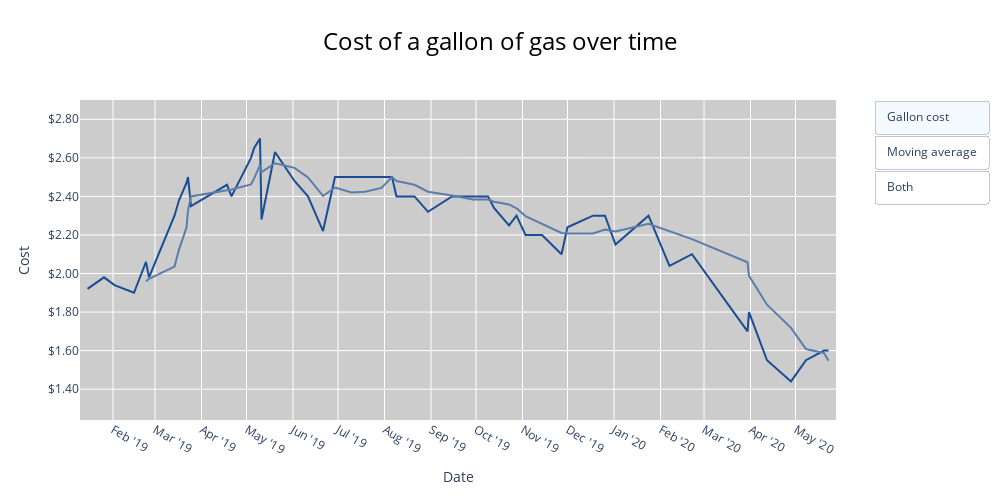

Notebook cell for this chart:
### Code cell
# Change line colors
X = df['date']
Y = df['gal_cost']

# format for finding tick vals
Y_t = Y * 10
range(math.floor(Y_t.min()), math.ceil(Y_t.max()), 2)

fig = go.Figure()
fig.add_trace(go.Scatter(x=df['date'],
                                y=df['gal_cost'],
                                mode='lines',
                                hovertemplate=df['gal_cost'].apply(money_format) + ' on ' + df['date'].dt.strftime('%b %d %Y'),
                                name='Gallon cost',
                                line=dict(color="#1A4D94")
))
fig.add_trace(go.Scatter(x=df['date'],
                                y=df['gal_cost'].rolling(window=5).mean(),
                                mode='lines',
                                hovertemplate='$' + round(df['gal_cost'].rolling(window=5).mean(),2).apply(lambda x: '{:.2f}'.format(x)) + ' on ' + df['date'].dt.strftime('%b %d %Y'),
                                name='Moving average',
                                line=dict(color="#5C7DAA")
))

fig.update_layout(
    showlegend=False,
    width=1000,
    height=500,
    updatemenus=[
        dict(
            type = "buttons",
            buttons=list([
                dict(
                    args=[dict(visible=[True, False]),
                            dict(title='Gallon Cost')],
                    label="Gallon cost",
                    method="restyle"
                ),
                dict(
                    args=[dict(visible=[False, True]),
                            dict(title='Moving average')],
                    label="Moving average",
                    method="restyle"
                ),
                dict(
                    args = [dict(visible=[True, True])],
                    label="Both",
                    method="restyle"
                )
            ]),
            direction='down',
            showactive=True,
            x=1.05,
            xanchor="left",
            yanchor="top"
        ),
    ],
    plot_bgcolor='#cccccc',
    title=dict(
        text='Cost of a gallon of gas over time',
        font=dict(
            size=24,
            color='#000000'
        ),
        x=.5
    ),
    xaxis=dict(
        title='Date',
        ticktext=pd.date_range(df['date'].min(),df['date'].max(),freq='MS').strftime("%b '%y").tolist(),
        tickvals=pd.date_range(df['date'].min(),df['date'].max(),freq='MS'),
        range=[df['date'].min() - dt.timedelta(days=5), df['date'].max() + dt.timedelta(days=5)]
    ),
    yaxis=dict(
        title='Cost',
        tickvals=[i/10 for i in range(math.floor(Y_t.min()), math.ceil(Y_t.max()) + 2, 2)],
        range=[df['gal_cost'].min() - .2, df['gal_cost'].max() + .2],
        ticktext=[money_format(i) for i in [i/10 for i in range(math.floor(Y_t.min()), math.ceil(Y_t.max()) + 2, 2)]]
    )
)

fig.show()

### Figure 1 — Plotly figure (JSON) as saved in the notebook; plotly's stock layout.template omitted (floating-point values rounded to 4 significant figures)
{"data": [{"hovertemplate": ["$1.92 on Jan 15 2019", "$1.98 on Jan 26 2019", "$1.94 on Feb 02 2019", "$1.90 on Feb 15 2019", "$2.06 on Feb 23 2019", "$1.98 on Feb 25 2019", "$2.30 on Mar 14 2019", "$2.38 on Mar 17 2019", "$2.47 on Mar 22 2019", "$2.50 on Mar 23 2019", "$2.35 on Mar 25 2019", "$2.46 on Apr 18 2019", "$2.40 on Apr 21 2019", "$2.60 on May 04 2019", "$2.65 on May 06 2019", "$2.70 on May 10 2019", "$2.28 on May 11 2019", "$2.63 on May 20 2019", "$2.48 on Jun 02 2019", "$2.40 on Jun 11 2019", "$2.22 on Jun 21 2019", "$2.50 on Jun 29 2019", "$2.50 on Jul 10 2019", "$2.50 on Jul 19 2019", "$2.50 on Jul 30 2019", "$2.50 on Aug 06 2019", "$2.40 on Aug 09 2019", "$2.40 on Aug 21 2019", "$2.32 on Aug 30 2019", "$2.40 on Sep 15 2019", "$2.40 on Sep 29 2019", "$2.40 on Oct 09 2019", "$2.34 on Oct 13 2019", "$2.25 on Oct 23 2019", "$2.30 on Oct 28 2019", "$2.20 on Nov 03 2019", "$2.20 on Nov 14 2019", "$2.10 on Nov 27 2019", "$2.24 on Dec 01 2019", "$2.30 on Dec 18 2019", "$2.30 on Dec 26 2019", "$2.15 on Jan 02 2020", "$2.30 on Jan 24 2020", "$2.04 on Feb 07 2020", "$2.10 on Feb 22 2020", "$1.70 on Mar 30 2020", "$1.80 on Mar 31 2020", "$1.55 on Apr 12 2020", "$1.44 on Apr 28 2020", "$1.55 on May 08 2020", "$1.60 on May 20 2020", "$1.60 on May 23 2020"], "line": {"color": "#1A4D94"}, "mode": "lines", "name": "Gallon cost", "type": "scatter", "x": ["2019-01-15T00:00:00", "2019-01-26T00:00:00", "2019-02-02T00:00:00", "2019-02-15T00:00:00", "2019-02-23T00:00:00", "2019-02-25T00:00:00", "2019-03-14T00:00:00", "2019-03-17T00:00:00", "2019-03-22T00:00:00", "2019-03-23T00:00:00", "2019-03-25T00:00:00", "2019-04-18T00:00:00", "2019-04-21T00:00:00", "2019-05-04T00:00:00", "2019-05-06T00:00:00", "2019-05-10T00:00:00", "2019-05-11T00:00:00", "2019-05-20T00:00:00", "2019-06-02T00:00:00", "2019-06-11T00:00:00", "2019-06-21T00:00:00", "2019-06-29T00:00:00", "2019-07-10T00:00:00", "2019-07-19T00:00:00", "2019-07-30T00:00:00", "2019-08-06T00:00:00", "2019-08-09T00:00:00", "2019-08-21T00:00:00", "2019-08-30T00:00:00", "2019-09-15T00:00:00", "2019-09-29T00:00:00", "2019-10-09T00:00:00", "2019-10-13T00:00:00", "2019-10-23T00:00:00", "2019-10-28T00:00:00", "2019-11-03T00:00:00", "2019-11-14T00:00:00", "2019-11-27T00:00:00", "2019-12-01T00:00:00", "2019-12-18T00:00:00", "2019-12-26T00:00:00", "2020-01-02T00:00:00", "2020-01-24T00:00:00", "2020-02-07T00:00:00", "2020-02-22T00:00:00", "2020-03-30T00:00:00", "2020-03-31T00:00:00", "2020-04-12T00:00:00", "2020-04-28T00:00:00", "2020-05-08T00:00:00", "2020-05-20T00:00:00", "2020-05-23T00:00:00"], "y": [1.92, 1.98, 1.94, 1.9, 2.06, 1.98, 2.3, 2.38, 2.47, 2.5, 2.35, 2.46, 2.4, 2.6, 2.65, 2.7, 2.28, 2.63, 2.48, 2.4, 2.22, 2.5, 2.5, 2.5, 2.5, 2.5, 2.4, 2.4, 2.32, 2.4, 2.4, 2.4, 2.34, 2.25, 2.3, 2.2, 2.2, 2.1, 2.24, 2.3, 2.3, 2.15, 2.3, 2.04, 2.1, 1.7, 1.8, 1.55, 1.44, 1.55, 1.6, 1.6]}, {"hovertemplate": ["$nan on Jan 15 2019", "$nan on Jan 26 2019", "$nan on Feb 02 2019", "$nan on Feb 15 2019", "$1.96 on Feb 23 2019", "$1.97 on Feb 25 2019", "$2.04 on Mar 14 2019", "$2.12 on Mar 17 2019", "$2.24 on Mar 22 2019", "$2.33 on Mar 23 2019", "$2.40 on Mar 25 2019", "$2.43 on Apr 18 2019", "$2.44 on Apr 21 2019", "$2.46 on May 04 2019", "$2.49 on May 06 2019", "$2.56 on May 10 2019", "$2.53 on May 11 2019", "$2.57 on May 20 2019", "$2.55 on Jun 02 2019", "$2.50 on Jun 11 2019", "$2.40 on Jun 21 2019", "$2.45 on Jun 29 2019", "$2.42 on Jul 10 2019", "$2.42 on Jul 19 2019", "$2.44 on Jul 30 2019", "$2.50 on Aug 06 2019", "$2.48 on Aug 09 2019", "$2.46 on Aug 21 2019", "$2.42 on Aug 30 2019", "$2.40 on Sep 15 2019", "$2.38 on Sep 29 2019", "$2.38 on Oct 09 2019", "$2.37 on Oct 13 2019", "$2.36 on Oct 23 2019", "$2.34 on Oct 28 2019", "$2.30 on Nov 03 2019", "$2.26 on Nov 14 2019", "$2.21 on Nov 27 2019", "$2.21 on Dec 01 2019", "$2.21 on Dec 18 2019", "$2.23 on Dec 26 2019", "$2.22 on Jan 02 2020", "$2.26 on Jan 24 2020", "$2.22 on Feb 07 2020", "$2.18 on Feb 22 2020", "$2.06 on Mar 30 2020", "$1.99 on Mar 31 2020", "$1.84 on Apr 12 2020", "$1.72 on Apr 28 2020", "$1.61 on May 08 2020", "$1.59 on May 20 2020", "$1.55 on May 23 2020"], "line": {"color": "#5C7DAA"}, "mode": "lines", "name": "Moving average", "type": "scatter", "x": ["2019-01-15T00:00:00", "2019-01-26T00:00:00", "2019-02-02T00:00:00", "2019-02-15T00:00:00", "2019-02-23T00:00:00", "2019-02-25T00:00:00", "2019-03-14T00:00:00", "2019-03-17T00:00:00", "2019-03-22T00:00:00", "2019-03-23T00:00:00", "2019-03-25T00:00:00", "2019-04-18T00:00:00", "2019-04-21T00:00:00", "2019-05-04T00:00:00", "2019-05-06T00:00:00", "2019-05-10T00:00:00", "2019-05-11T00:00:00", "2019-05-20T00:00:00", "2019-06-02T00:00:00", "2019-06-11T00:00:00", "2019-06-21T00:00:00", "2019-06-29T00:00:00", "2019-07-10T00:00:00", "2019-07-19T00:00:00", "2019-07-30T00:00:00", "2019-08-06T00:00:00", "2019-08-09T00:00:00", "2019-08-21T00:00:00", "2019-08-30T00:00:00", "2019-09-15T00:00:00", "2019-09-29T00:00:00", "2019-10-09T00:00:00", "2019-10-13T00:00:00", "2019-10-23T00:00:00", "2019-10-28T00:00:00", "2019-11-03T00:00:00", "2019-11-14T00:00:00", "2019-11-27T00:00:00", "2019-12-01T00:00:00", "2019-12-18T00:00:00", "2019-12-26T00:00:00", "2020-01-02T00:00:00", "2020-01-24T00:00:00", "2020-02-07T00:00:00", "2020-02-22T00:00:00", "2020-03-30T00:00:00", "2020-03-31T00:00:00", "2020-04-12T00:00:00", "2020-04-28T00:00:00", "2020-05-08T00:00:00", "2020-05-20T00:00:00", "2020-05-23T00:00:00"], "y": [null, null, null, null, 1.96, 1.972, 2.036, 2.124, 2.238, 2.326, 2.4, 2.432, 2.436, 2.462, 2.492, 2.562, 2.526, 2.572, 2.548, 2.498, 2.402, 2.446, 2.42, 2.424, 2.444, 2.5, 2.48, 2.46, 2.424, 2.404, 2.384, 2.384, 2.372, 2.358, 2.338, 2.298, 2.258, 2.21, 2.208, 2.208, 2.228, 2.218, 2.258, 2.218, 2.178, 2.058, 1.988, 1.838, 1.718, 1.608, 1.588, 1.548]}], "layout": {"height": 500, "plot_bgcolor": "#cccccc", "showlegend": false, "title": {"font": {"color": "#000000", "size": 24}, "text": "Cost of a gallon of gas over time", "x": 0.5}, "updatemenus": [{"buttons": [{"args": [{"visible": [true, false]}, {"title": "Gallon Cost"}], "label": "Gallon cost", "method": "restyle"}, {"args": [{"visible": [false, true]}, {"title": "Moving average"}], "label": "Moving average", "method": "restyle"}, {"args": [{"visible": [true, true]}], "label": "Both", "method": "restyle"}], "direction": "down", "showactive": true, "type": "buttons", "x": 1.05, "xanchor": "left", "yanchor": "top"}], "width": 1000, "xaxis": {"range": ["2019-01-10T00:00:00", "2020-05-28T00:00:00"], "ticktext": ["Feb '19", "Mar '19", "Apr '19", "May '19", "Jun '19", "Jul '19", "Aug '19", "Sep '19", "Oct '19", "Nov '19", "Dec '19", "Jan '20", "Feb '20", "Mar '20", "Apr '20", "May '20"], "tickvals": ["2019-02-01T00:00:00", "2019-03-01T00:00:00", "2019-04-01T00:00:00", "2019-05-01T00:00:00", "2019-06-01T00:00:00", "2019-07-01T00:00:00", "2019-08-01T00:00:00", "2019-09-01T00:00:00", "2019-10-01T00:00:00", "2019-11-01T00:00:00", "2019-12-01T00:00:00", "2020-01-01T00:00:00", "2020-02-01T00:00:00", "2020-03-01T00:00:00", "2020-04-01T00:00:00", "2020-05-01T00:00:00"], "title": {"text": "Date"}}, "yaxis": {"range": [1.24, 2.9], "ticktext": ["$1.40", "$1.60", "$1.80", "$2.00", "$2.20", "$2.40", "$2.60", "$2.80"], "tickvals": [1.4, 1.6, 1.8, 2, 2.2, 2.4, 2.6, 2.8], "title": {"text": "Cost"}}}}
